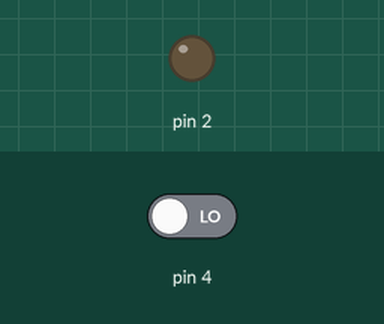
Simulated run of this sketch. Board: Arduino Uno, built with avr-gcc and run on an emulated ATmega328P. On the bench: output pins drawn as LEDs (lit = HIGH). The inputs (shaded band) are chosen by the test bench; at power-on: pin 4 LOW.

Above: at 1.2 s.
1.3 s: pin 4 driven HIGH
At 2.1 s:
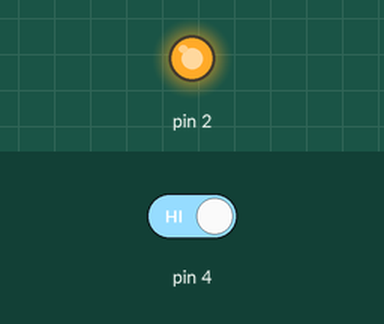
2.8 s: pin 4 driven LOW
At 3.2 s:
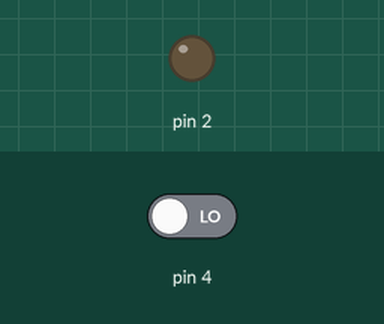
Timing chart, 0 to 5.8 s (numbered marks = the images above; inputs shaded):
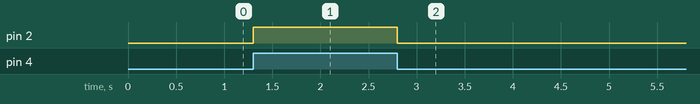

The sketch:

TogglableAlarm.ino
```cpp
int switchState = 0;

void setup() {
  // put your setup code here, to run once:
  pinMode(4, INPUT);
  pinMode(2, OUTPUT);
}

void loop() {
  switchState = digitalRead(4);
  Serial.print(switchState);
  if (switchState == HIGH)
  {
    digitalWrite(2, HIGH);
    Serial.print("Turned On");
  }

  if (switchState == LOW)
  {
    digitalWrite(2, LOW);
    Serial.print("Turned off");
  }
}
```

Measured:
- after the input at 1.3 s, pin 2: LOW → HIGH at once
- after the input at 2.8 s, pin 2: HIGH → LOW at once
